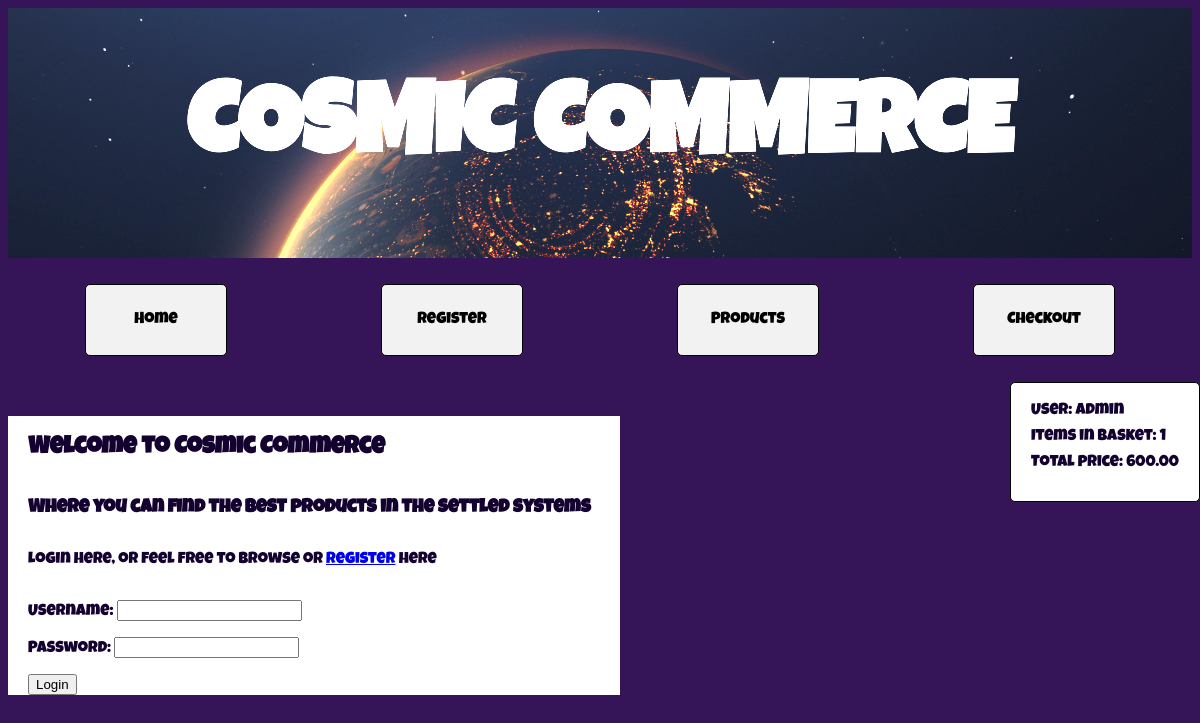
Before: /index/ (signed in) with the older database file.
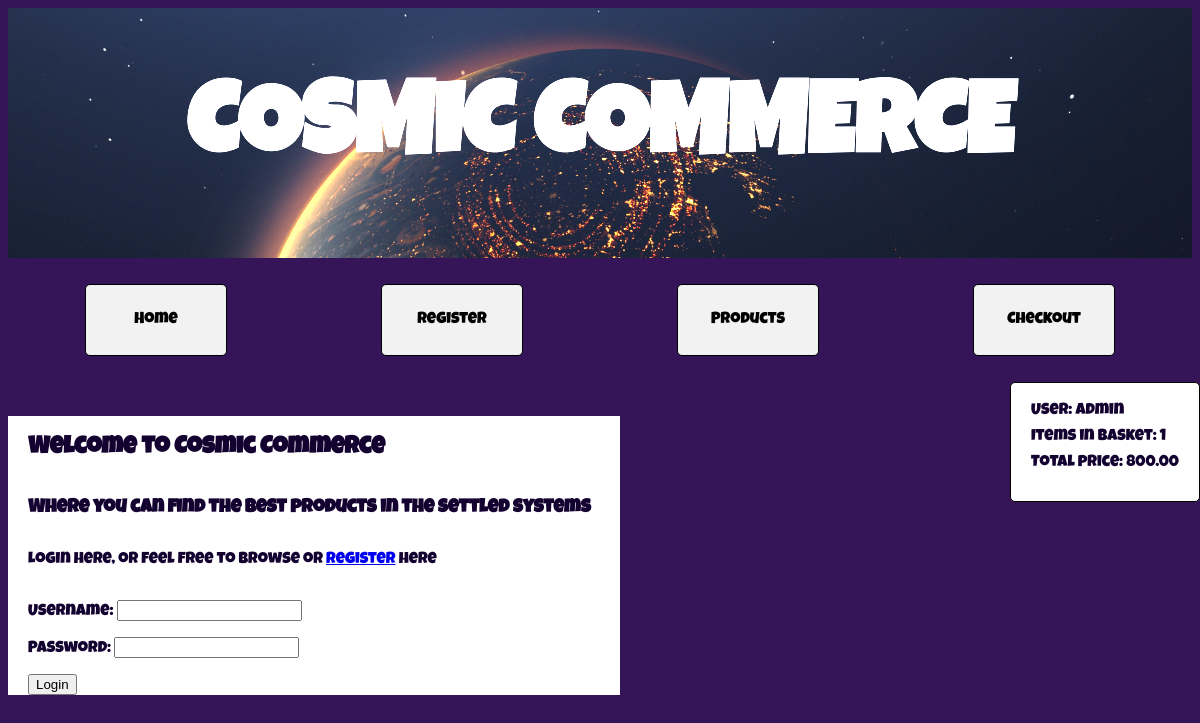
After: the same page with the newer database file.
### catalog/models.py (models this page shows, shortened)
class Basket(models.Model):
    user = models.OneToOneField(User, on_delete=models.CASCADE)
    items = models.ManyToManyField(Product, through='BasketItem')
    def total_cost(self):
        return sum(item.total_price() for item in self.basketitem_set.all())

class BasketItem(models.Model):
    product = models.ForeignKey(Product, on_delete=models.CASCADE)
    basket = models.ForeignKey(Basket, on_delete=models.CASCADE)
    quantity = models.PositiveIntegerField(default=1)
    def total_price(self):
        return self.product.price * self.quantity

class Product(models.Model):
    image = models.ImageField(upload_to='products/')
    title = models.CharField(max_length=200, default='Default Title')
    description = models.TextField()
    price = models.DecimalField(max_digits=6, decimal_places=2)
    category = models.ForeignKey(Category, null=True, blank=True, on_delete=models.CASCADE)
    featured = models.BooleanField(default=False)

### catalog/views.py (the view)
# urls.py: path('index/', views.index, name='index'),
def index(request):
    if request.method == 'POST':
        form = AuthenticationForm(data=request.POST)
        if form.is_valid():
            user = form.get_user()
            login(request, user)
            return redirect('index')
    else:
        form = AuthenticationForm()
    basket = None
    if request.user.is_authenticated:
        basket, created = Basket.objects.get_or_create(user=request.user)
    featured_products = Product.objects.filter(featured=True)[:3]
    return render(request, 'catalog/index.html', {'form': form, 'basket': basket})

### catalog/context_processors.py (called while the page is built)
def basket(request):
    if request.user.is_authenticated:
        basket, created = Basket.objects.get_or_create(user=request.user)
        return {'basket': basket}
    else:
        return {}

### catalog/templates/catalog/index.html (shortened to what this page needs)
{% extends 'catalog/base.html' %}
{% block content %}
<div class="index-page-welcome">
    <h2>Welcome to Cosmic Commerce</h2>
    <h3>Where you can find the best products in the settled systems</h3>
    <p>Login here, or feel free to browse or <a href="{% url 'register' %}">Register</a> here</p>
    <form method="post">
        {{ form.as_p }}
        <button type="submit">Login</button>
      </form>
</div>
{% endblock %}

### catalog/templates/catalog/base.html (shortened to what this page needs)
{% load static %}
<!DOCTYPE html>
<html>
<head>
    <link rel="stylesheet" type="text/css" href="{% static 'catalog/css/style.css' %}">
</head>
<body>
    <header class="site-header">
        <h1>COSMIC COMMERCE</h1>
    </header>
    <section class="site-nav">
        <nav>
            <ul>
                <li><a href="{% url 'index' %}">Home</a></li>
                <li><a href="{% url 'register' %}">Register</a></li>
                <li><a href="{% url 'products' %}">Products</a></li>
                <li><a href="{% url 'checkout' %}">Checkout</a></li>
            </ul>
        </nav>
    </section>
    <div class="basket-info">
        {% if basket %}
            <p>User: {{ request.user.username }}</p>
            <p>Items in basket: {{ basket.basketitem_set.count }}</p>
            <p>Total price: {{ basket.total_cost }}</p>
        {% else %}
            <p>No items in basket</p>
        {% endif %}
    </div>
    {% block content %}
    {% endblock %}
</body>
</html>

### catalog/static/catalog/css/style.css (style rules this page uses)
body { background-color: rgb(54, 20, 88); }
.site-header { background-image: url(../images/planet-image.jpeg); background-size: cover; background-repeat: no-repeat; height: 250px; font-family: "Luckiest Guy", cursive; font-weight: 400; font-style: normal; font-size: 50px; color: white; text-align: center; display: flex; align-items: center; justify-content: center; transition: filter 2s ease-in-out; }
.site-nav ul { list-style: none; display: flex; justify-content: space-around; padding: 0; font-family: 'Luckiest Guy', cursive; }
.site-nav li { background-color: #f2f2f2; border: 1px solid #000; padding: 10px 20px; margin: 10px; border-radius: 5px; transition: background-color 0.3s ease; width: 100px; height: 50px; display: flex; justify-content: center; align-items: center; }
.site-nav a { text-decoration: none; color: #000; }
.basket-info { position: fixed; right: 0; background-color: white; padding: 20px; border: 1px solid #000; border-radius: 5px; font-family: 'Luckiest Guy', cursive; color: rgb(19, 1, 48); }
.basket-info p { margin: 0 0 10px; }
.index-page-welcome { display: flex; justify-content: flex-start; align-items: left; flex-direction: column; width: 50%; padding-left: 20px; background-color: white; color: rgb(19, 1, 48); font-family: 'Luckiest Guy', cursive; margin-top: 50px; }

Changed rows visible on the page:
changed through a linked row, Basket: total_cost "600.00" → "800.00"
